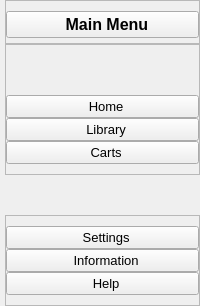
     <widget class="QCustomSlideMenu" name="leftMenuContainer" native="true">
      <property name="minimumSize">
       <size>
        <width>200</width>
        <height>0</height>
       </size>
      </property>
      <property name="maximumSize">
       <size>
        <width>55</width>
        <height>16777215</height>
       </size>
      </property>
      <layout class="QVBoxLayout" name="verticalLayout">
       <property name="spacing">
        <number>100</number>
       </property>
       <property name="leftMargin">
        <number>0</number>
       </property>
       <property name="topMargin">
        <number>0</number>
       </property>
       <property name="rightMargin">
        <number>0</number>
       </property>
       <property name="bottomMargin">
        <number>0</number>
       </property>
       <item>
        <widget class="QWidget" name="leftMenuSubContainer" native="true">
         <layout class="QVBoxLayout" name="verticalLayout_2">
          <property name="spacing">
           <number>0</number>
          </property>
          <property name="leftMargin">
           <number>5</number>
          </property>
          <property name="topMargin">
           <number>0</number>
          </property>
          <property name="rightMargin">
           <number>0</number>
          </property>
          <property name="bottomMargin">
           <number>0</number>
          </property>
          <item alignment="Qt::AlignTop">
           <widget class="QFrame" name="menuBar">
            <property name="frameShape">
             <enum>QFrame::StyledPanel</enum>
            </property>
            <property name="frameShadow">
             <enum>QFrame::Raised</enum>
            </property>
            <layout class="QVBoxLayout" name="verticalLayout_3">
             <property name="leftMargin">
              <number>0</number>
             </property>
             <property name="topMargin">
              <number>10</number>
             </property>
             <property name="rightMargin">
              <number>0</number>
             </property>
             <property name="bottomMargin">
              <number>5</number>
             </property>
             <item>
              <widget class="QPushButton" name="menuBtn">
               <property name="font">
                <font>
                 <pointsize>12</pointsize>
                 <weight>75</weight>
                 <bold>true</bold>
                </font>
               </property>
               <property name="toolTip">
                <string>Menu</string>
               </property>
               <property name="text">
                <string>  Main Menu</string>
               </property>
               <property name="icon">
                <iconset resource="resources.qrc">
                 <normaloff>:/icons/EC8482/list.svg</normaloff>:/icons/EC8482/list.svg</iconset>
               </property>
               <property name="iconSize">
                <size>
                 <width>24</width>
                 <height>24</height>
                </size>
               </property>
              </widget>
             </item>
            </layout>
           </widget>
          </item>
          <item alignment="Qt::AlignTop">
           <widget class="QFrame" name="navBar">
            <property name="frameShape">
             <enum>QFrame::StyledPanel</enum>
            </property>
            <property name="frameShadow">
             <enum>QFrame::Raised</enum>
            </property>
            <layout class="QVBoxLayout" name="verticalLayout_4">
             <property name="spacing">
              <number>0</number>
             </property>
             <property name="leftMargin">
              <number>0</number>
             </property>
             <property name="topMargin">
              <number>10</number>
             </property>
             <property name="rightMargin">
              <number>0</number>
             </property>
             <property name="bottomMargin">
              <number>10</number>
             </property>
             <item>
              <spacer name="Nav_H_Spacer">
               <property name="orientation">
                <enum>Qt::Vertical</enum>
               </property>
               <property name="sizeHint" stdset="0">
                <size>
                 <width>20</width>
                 <height>40</height>
                </size>
               </property>
              </spacer>
             </item>
             <item>
              <widget class="QPushButton" name="homeBtn">
               <property name="font">
                <font>
                 <pointsize>10</pointsize>
                </font>
               </property>
               <property name="toolTip">
                <string>Home</string>
               </property>
               <property name="styleSheet">
                <string notr="true">backgound-color: #1f232a;
</string>
               </property>
               <property name="text">
                <string>  Home</string>
               </property>
               <property name="icon">
                <iconset resource="resources.qrc">
                 <normaloff>:/icons/EC8482/home.svg</normaloff>:/icons/EC8482/home.svg</iconset>
               </property>
               <property name="iconSize">
                <size>
                 <width>25</width>
                 <height>25</height>
                </size>
               </property>
              </widget>
             </item>
             <item>
              <widget class="QPushButton" name="gamesBtn">
               <property name="font">
                <font>
                 <pointsize>10</pointsize>
                </font>
               </property>
               <property name="toolTip">
                <string>Data Analysis</string>
               </property>
               <property name="text">
                <string>  Library</string>
               </property>
               <property name="icon">
                <iconset resource="resources.qrc">
                 <normaloff>:/icons/EC8482/github.svg</normaloff>:/icons/EC8482/github.svg</iconset>
               </property>
               <property name="iconSize">
                <size>
                 <width>25</width>
                 <height>25</height>
                </size>
               </property>
              </widget>
             </item>
             <item>
              <widget class="QPushButton" name="cartsBtn">
               <property name="font">
                <font>
                 <pointsize>10</pointsize>
                </font>
               </property>
               <property name="toolTip">
                <string>View Reports</string>
               </property>
               <property name="text">
                <string>  Carts</string>
               </property>
               <property name="icon">
                <iconset resource="resources.qrc">
                 <normaloff>:/icons/EC8482/shopping-cart.svg</normaloff>:/icons/EC8482/shopping-cart.svg</iconset>
               </property>
               <property name="iconSize">
                <size>
                 <width>25</width>
                 <height>25</height>
                </size>
               </property>
              </widget>
             </item>
            </layout>
           </widget>
          </item>
          <item>
           <spacer name="Nav_O_Spacer">
            <property name="orientation">
             <enum>Qt::Vertical</enum>
            </property>
            <property name="sizeHint" stdset="0">
             <size>
              <width>20</width>
              <height>40</height>
             </size>
            </property>
           </spacer>
          </item>
          <item alignment="Qt::AlignBottom">
           <widget class="QFrame" name="optionsBar">
            <property name="frameShape">
             <enum>QFrame::StyledPanel</enum>
            </property>
            <property name="frameShadow">
             <enum>QFrame::Raised</enum>
            </property>
            <layout class="QVBoxLayout" name="verticalLayout_5">
             <property name="spacing">
              <number>0</number>
             </property>
             <property name="leftMargin">
              <number>0</number>
             </property>
             <property name="topMargin">
              <number>10</number>
             </property>
             <property name="rightMargin">
              <number>0</number>
             </property>
             <property name="bottomMargin">
              <number>10</number>
             </property>
             <item>
              <widget class="QPushButton" name="settingsBtn">
               <property name="font">
                <font>
                 <pointsize>10</pointsize>
                </font>
               </property>
               <property name="toolTip">
                <string>Go to Setting</string>
               </property>
               <property name="text">
                <string>  Settings</string>
               </property>
               <property name="icon">
                <iconset resource="resources.qrc">
                 <normaloff>:/icons/EC8482/settings.svg</normaloff>:/icons/EC8482/settings.svg</iconset>
               </property>
               <property name="iconSize">
                <size>
                 <width>25</width>
                 <height>25</height>
                </size>
               </property>
              </widget>
             </item>
             <item>
              <widget class="QPushButton" name="infoBtn">
               <property name="font">
                <font>
                 <pointsize>10</pointsize>
                </font>
               </property>
               <property name="toolTip">
                <string>Information for App</string>
               </property>
               <property name="text">
                <string>  Information</string>
               </property>
               <property name="icon">
                <iconset resource="resources.qrc">
                 <normaloff>:/icons/EC8482/info.svg</normaloff>:/icons/EC8482/info.svg</iconset>
               </property>
               <property name="iconSize">
                <size>
                 <width>25</width>
                 <height>25</height>
                </size>
               </property>
              </widget>
             </item>
             <item>
              <widget class="QPushButton" name="helpBtn">
               <property name="font">
                <font>
                 <pointsize>10</pointsize>
                </font>
               </property>
               <property name="toolTip">
                <string>Any Help</string>
               </property>
               <property name="text">
                <string>  Help</string>
               </property>
               <property name="icon">
                <iconset resource="resources.qrc">
                 <normaloff>:/icons/EC8482/help-circle.svg</normaloff>:/icons/EC8482/help-circle.svg</iconset>
               </property>
               <property name="iconSize">
                <size>
                 <width>25</width>
                 <height>25</height>
                </size>
               </property>
              </widget>
             </item>
            </layout>
           </widget>
          </item>
         </layout>
        </widget>
       </item>
      </layout>
     </widget>
